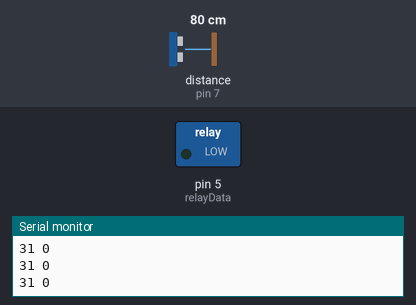
Bench run of a sketch on a simulated Arduino Uno, built with avr-gcc and run on an emulated ATmega328P. On the bench: switched loads named in the sketch (green lamp = pin HIGH), the last lines printed to the serial monitor. Wiring (inferred from the names in the program): ultrasonic range finder: trigger pin 7; echo pin 7. The inputs (shaded band) are chosen by the test bench; at power-on: distance to the obstacle (sensor on pin 7) 80 cm. The echo pulse lasts 58.3 µs per cm.

Above: at 1.2 s.
1.3 s: distance to the obstacle (sensor on pin 7) set to 9 cm
4.3 s: distance to the obstacle (sensor on pin 7) set to 6 cm
At 4.9 s:
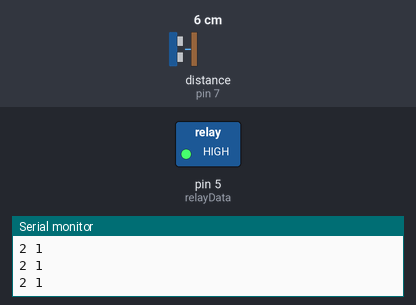
5.8 s: distance to the obstacle (sensor on pin 7) set to 18 cm
At 7.0 s:
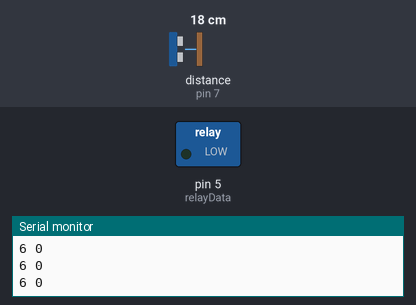
7.3 s: distance to the obstacle (sensor on pin 7) set to 2 cm
At 8.2 s:
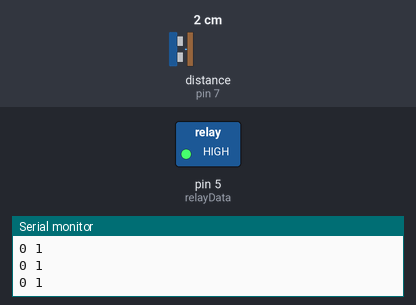
Timing chart, 0 to 9.8 s (numbered marks = the images above; inputs shaded):
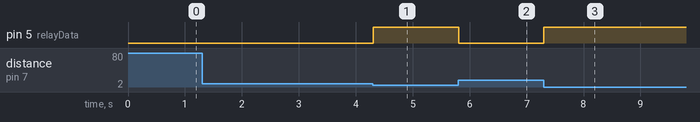

Measured:
- the behaviour switches between 8 and 7 cm on distance to the obstacle (sensor on pin 7) (found by bisection; images 0 and 1)
- after the input at 4.3 s, pin 5 (relayData): LOW → HIGH at once
- after the input at 5.8 s, pin 5 (relayData): HIGH → LOW at once
- after the input at 7.3 s, pin 5 (relayData): LOW → HIGH at once

The sketch:

car.ino
```cpp
int ping = 7;
int relayData = 5;

long inch, duration;

void setup() {
Serial.begin(9600);
pinMode(relayData, OUTPUT);

}

void loop() {
 sensor();

 if (inch <= 2)
  digitalWrite(relayData, HIGH);

 else

  digitalWrite(relayData, LOW);


  Serial.print(inch);
  Serial.print(" ");
  Serial.println(digitalRead(relayData));

}


//ultra sonic sensor reads in a car
void sensor(){

  //pinMode(trig, OUTPUT);              // 4 pin ultraSonic sensor
  pinMode(ping, OUTPUT);           // 3 pin ultraSonic sensor
  //digitalWrite(trig, LOW);            // 4 pin ultraSonic sensor
  digitalWrite(ping, LOW);         // 3 pin ultraSonic sensor
  delayMicroseconds(5);
  //digitalWrite(trig, HIGH);           // 4 pin ultraSonic sensor
  digitalWrite(ping, HIGH);        // 3 pin ultraSonic sensor
  delayMicroseconds(5);
//digitalWrite(trig, LOW);            // 4 pin ultraSonic sensor
  digitalWrite(ping, LOW);         // 3 pin ultraSonic sensor

  //pinMode(echo, INPUT);               // 4 pin ultraSonic sensor
  pinMode(ping, INPUT);            // 3 pin ultraSonic sensor

  //duration = pulseIn(echo, HIGH);       // 4 pin ultraSonic sensor
  duration = pulseIn(ping, HIGH);   //3 pin ultraSonic sensor

  // Converts the duration of pings into inches
  inch = toInches(duration);


}


// Method that converts the time of the pings to inches.
long toInches(long microseconds) {return microseconds / 74 / 2;}
```
